Frame 1 (no input): blank canvas, image omitted
Frame 60 (no input): blank canvas, image omitted
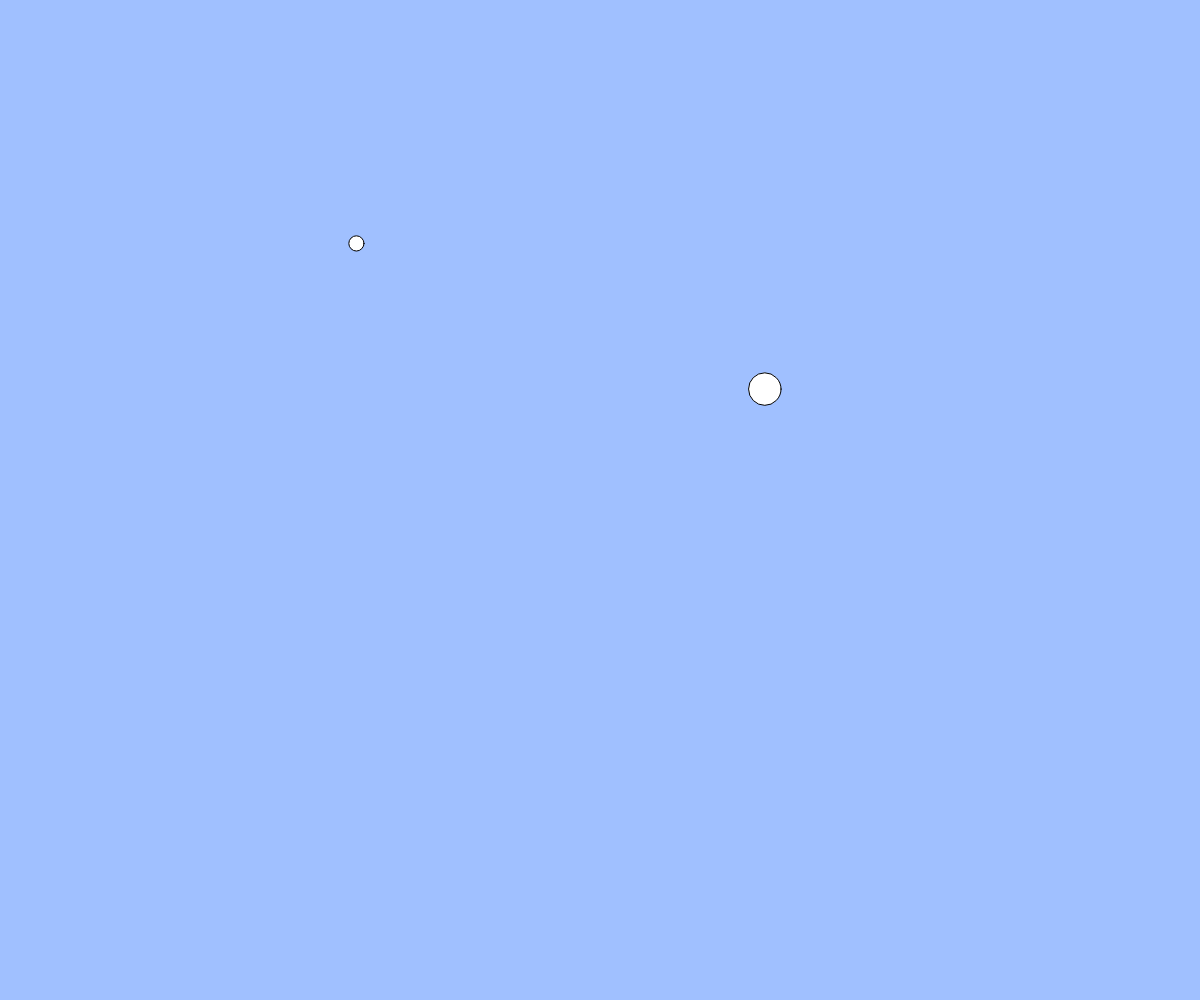
Frame 120 (the mouse pressed at the canvas centre since frame 60)

The p5.js sketch whose frames 1 and 60 were blank and that drew this single picture after the mouse press (run headless with seeded random() and noise() and a simulated clock; from frame 60 on, the mouse is pressed at the canvas centre):

// p5.js sketch
// ── sketch.js
//　テキスト「オブジェクト」
// 練習問題：ボールのサイズをランダムに変更してみよう
// 練習問題：何も操作しなくてもボールが湧いてくる機能を追加しよう

let balls;

function setup() {
  createCanvas(windowWidth, windowHeight);
  balls = [];
}

function draw() {
  background(160, 192, 255);

  if (frameCount % 60 === 0) {///60フレームごと（約１秒）に処理を実行
    const b = {
      x: random(width),
      y: random(height),//画面上のランダムな位置
      size: random(10, 40),
      vx: random(-5, 5),
      vy: random(-5, 5)//水平、垂直方向にランダムな速度
    };
    balls.push(b);//作成したボールオブジェクトを balls 配列に追加
  }

  for (let i = 0; i < balls.length; i++) {//balls.length=ボールの数,すべてのボールを描画し、速度の分だけ移動させる
    let b = balls[i];//i番目のボール
    ellipse(b.x, b.y, b.size);
    b.x += b.vx;//前の位置＋動いた距離
    b.y += b.vy;

  }
}

  function mouseDragged() { // ドラックされたらボールを増やす
    const dx = mouseX - pmouseX;//横方向の動き
    const dy = mouseY - pmouseY;//縦方向の動き
    if (mag(dx, dy) > 5) { // mag(dx, dy)はベクトル(dx, dy)の長さ動きが小さいときは無視して、意図しないボール生成を防止
    const b = { x: mouseX, y: mouseY, size: random(5, 50), vx: dx, vy: dy };//ボールの速度をマウスの動き (dx, dy) に基づいて設定。マウスを動かした方向と速度が、ボールの動きに反映
     balls.push(b); } }
    


// function draw() {
//   if (mouseDragged()) {// ドラッグされたらボールを増やす,マウスボタンが押されながらカーソルが動いたときに自動的に呼び出される
//     const dx = mouseX - pmouseX;//現在のマウスのｘ座標-前フレームのマウスのｘ座標
//     const dy = mouseY - pmouseY;
//     if (mag(dx, dy) > 5) {//mag(x,y) はベクトル(x,y)の長さ
//       const b = { x: mouseX, y: mouseY, size: 20, vx: dx, vy: dy };
      //x と y: ボールの初期位置（現在のマウス座標）。
      //size: ボールのサイズ（直径20）。
      //vx と vy: ボールの初期速度（マウスの移動速度に基づくx方向とy方向の速度）。
      //dx=平行方向の移動量　dy=垂直方向の移動量
     // balls.push(b);
   
      function windowResized() {
        resizeCanvas(windowWidth, windowHeight);
      }
